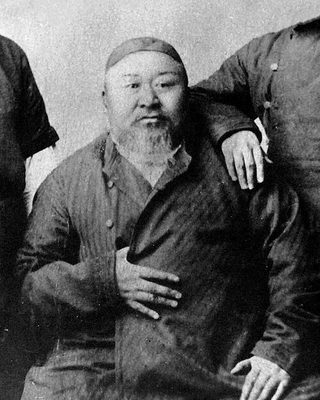
#> input picture assets/img/alash/abai.jpg, 320 x 400 px
$ python -i fetch_portraits.py   (imports and definitions only)
#> lines starting #> are read from the running program, lines starting #| are printed output that depends on the picture
#> further down, picture is the input picture: PIL image 320x400 RGB; min 0, max 255, mean 92
# © 2026 Sagid Mustafa. All Rights Reserved. Дербес авторлық бағдарлама (LICENSE-PROPRIETARY.md, COPYRIGHT.md).
# Harvard CS50 материалдары (олар осы файлда сақталмайды) CC BY-NC-SA 4.0 бойынша; үшінші тарап компоненттері өз лицензияларымен.
"""Алаш тұлғаларының портреттерін Wikimedia Commons-тан жүктейді (GitHub Actions-та іске қосылады).

Тек еркін лицензиялы суреттер алынады (Public domain, CC0, CC BY, CC BY-SA). Әр сурет үшін
авторы, лицензиясы және дерек көзі assets/data/portraits.js файлына жазылады.
Сурет бетті тауып (OpenCV), соның айналасынан 320×400 JPEG-ке кесіледі; маркалар мен ескерткіштер өткізілмейді.
"""
import io, json, re, sys, urllib.parse, urllib.request
from pathlib import Path
from PIL import Image

ROOT = Path(__file__).resolve().parent.parent
OUT = ROOT / "assets/img/alash"
UA = {"User-Agent": "CS50-kazakh-site/1.0 (https://github.com/Mustafa7677/CS50MUSS)"}
PEOPLE = [  # (сайттағы аты, файл атауы, ru / en мақаласы)
    ("Әлихан Бөкейхан", "bokeikhan", "Букейханов, Алихан Нурмухамедович", "Alikhan Bukeikhanov"),
    ("Ахмет Байтұрсынұлы", "baitursynuly", "Байтурсынов, Ахмет", "Akhmet Baitursynuly"),
    ("Міржақып Дулатұлы", "dulatuly", "Дулатов, Миржакип", "Mirjaqip Dulatuli"),
    ("Мағжан Жұмабаев", "zhumabayev", "Жумабаев, Магжан", "Magzhan Zhumabayev"),
    ("Жүсіпбек Аймауытұлы", "aimauytuly", "Аймауытов, Жусупбек", "Zhusupbek Aimauytov"),
    ("Сұлтанмахмұт Торайғыров", "toraighyrov", "Торайгыров, Султанмахмут", "Sultanmahmut Toraighyrov"),
    ("Ыбырай Алтынсарин", "altynsarin", "Алтынсарин, Ибрай", "Ibrai Altynsarin"),
    ("Абай Құнанбайұлы", "abai", "Абай Кунанбаев", "Abai Qunanbaiuly"),
    ("Мұхтар Әуезов", "auezov", "Ауэзов, Мухтар Омарханович", "Mukhtar Auezov"),
    ("Қадыр Мырза Әли", "myrzaali", "Мырзалиев, Кадыр", "Kadyr Myrza Ali"),
    ("Жұбан Молдағалиев", "moldagaliev", "Молдагалиев, Жубан", "Zhuban Moldagaliyev"),
    ("Әбу Насыр әл-Фараби", "farabi", "Аль-Фараби", "Al-Farabi"),
]
# Файл атауында тұлғаның аты болуы керек (мақаланың басты суретінен басқалары үшін)
TOKENS = {
    "bokeikhan": ["бөкейхан", "букейхан", "bukeikh", "bokeikh", "bukeyk", "bukeykh"],
    "baitursynuly": ["байтұрсын", "байтурсын", "baitursyn", "baytursyn"],
    "dulatuly": ["дулат", "dulat"],
    "zhumabayev": ["жұмабай", "жумабай", "zhumabai", "zhumabay", "jumabay", "magzhan", "мағжан", "магжан"],
    "aimauytuly": ["аймауыт", "аймаут", "aimauyt", "aimaut", "aymauyt"],
    "toraighyrov": ["торайғыр", "торайгыр", "toraig", "toraygir", "toraigyr"],
    "altynsarin": ["алтынсарин", "altynsarin", "altinsarin"],
    "abai": ["абай", "abai", "abay"],
    "auezov": ["әуезов", "ауэзов", "auezov", "auyezov", "awezov"],
    "myrzaali": ["мырза", "мырзалиев", "myrza", "myrzaliyev", "myrzaliev"],
    "moldagaliev": ["молдағали", "молдагали", "moldagali"],
    "farabi": ["фараби", "farabi", "alpharabius"],
}
# Портрет емес суреттер: марка, тиын, ескерткіш, мұражай т.б.
NOT_PORTRAIT = re.compile(r"stamp|марка|coin|монет|banknote|купюр|памятник|monument|statue|мүсін|grave|могил|зират|ескерткіш|mausoleum|мавзолей|кесене|museum|музей|мұражай|house|school|школ|мектеп|district|аудан|badge|знак|logo|book|кітап|жинағы|signature|подпись|autograph|\.svg$|\.pdf$|\.tif", re.I)
FREE = re.compile(r"public domain|^pd|cc0|cc[- ]by(-sa)?( |$|-)", re.I)


# [11 lines left out: function get, not called in this run]


def api(host, **params):
    params.update(format="json", formatversion="2")
    return json.loads(get(f"https://{host}/w/api.php?" + urllib.parse.urlencode(params)))


STAMP = re.compile(r"stamp|марка", re.I)


# [52 lines left out: functions candidates, image_info, not called in this run]


_cascade = None
def face_crop(img, scale=3.2):
    """Ең үлкен бетті тауып, 4:5 кадрды соның айналасынан қияды (бет жоғарғы үштен бірде)."""
#> called with scale = 3.2
    global _cascade
    import numpy as np, cv2
    if _cascade is None:
        _cascade = cv2.CascadeClassifier(cv2.data.haarcascades + "haarcascade_frontalface_default.xml")
    g = cv2.cvtColor(np.array(img), cv2.COLOR_RGB2GRAY)
    faces = _cascade.detectMultiScale(g, scaleFactor=1.1, minNeighbors=5, minSize=(40, 40))
#> faces = [[106, 51, 85, 85]]
    if not len(faces):
        return None
    W, H = img.size
#> W = 320; H = 400
    # Ең үлкен әрі ортаға жақын бет (топтық суретте басты кейіпкер әдетте ортада)
    x, y, fw, fh = max(faces, key=lambda f: f[2] * f[3] * (1.5 - abs((f[0] + f[2] / 2) / W - 0.5)))
#> x = 106; y = 51; fw = 85; fh = 85
    ch = min(H, int(fh * scale)); cw = int(ch * 0.8)
#> after `ch = min(H, int(fh * scale))`: ch = 272
#> after `cw = int(ch * 0.8)`: cw = 217
    if cw > W:
        cw = W; ch = int(cw / 0.8)
    cx, cy = x + fw / 2, y + fh / 2
#> cx = 148.5; cy = 93.5
    left = int(min(max(cx - cw / 2, 0), W - cw))
#> left = 40
    top = int(min(max(cy - ch * 0.4, 0), max(H - ch, 0)))
#> top = 0
    return img.crop((left, top, left + cw, top + ch))
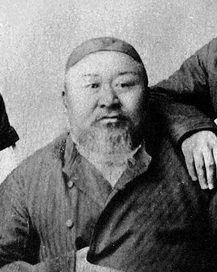
#> returned value: PIL image 217x272 RGB; min 0, max 254, mean 119.8


def strip(html):
    return re.sub(r"\s+", " ", re.sub(r"<[^>]+>", "", html or "")).strip()


# [47 lines left out: function main, not called in this run]


# [2 lines not run here, left out]

>>> from PIL import Image
>>> picture = Image.open('../assets/img/alash/abai.jpg')
>>> result = face_crop(picture)

$ run again, on assets/img/alash/baitursynuly.jpg
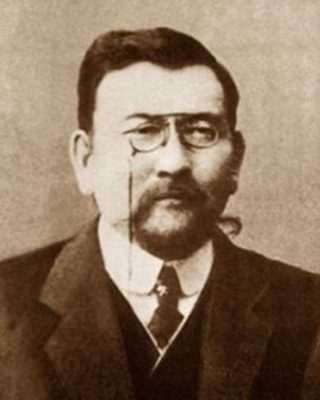
#> input picture assets/img/alash/baitursynuly.jpg, 320 x 400 px
#> picture is the input picture: PIL image 320x400 RGB; mean R, G, B 138.5, 116, 94.3
#> in face_crop, `g = cv2.cvtColor(np.array(img), cv2.COLOR_RGB2GRAY)`:
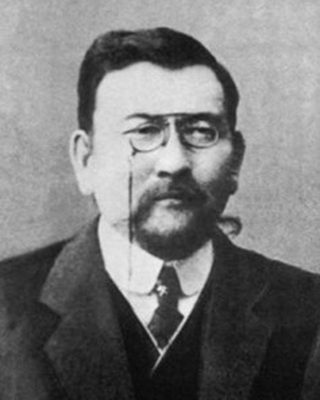
#> g: shape (400, 320); min 7, max 244, mean 120.3
#> faces = [[95, 70, 158, 158]]
#> x = 95; y = 70; fw = 158
#> ch = 400
#> cw = 320
#> cx = 174; cy = 149
#> left = 0

$ run again, on assets/img/alash/dulatuly.jpg
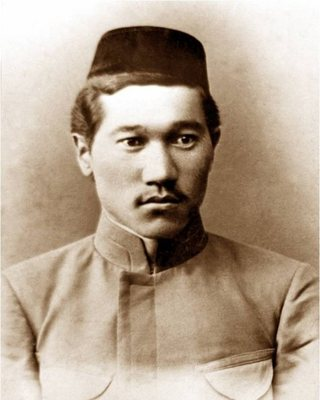
#> input picture assets/img/alash/dulatuly.jpg, 320 x 400 px
#> picture is the input picture: PIL image 320x400 RGB; mean R, G, B 181.1, 163.2, 144.3
#> in face_crop, `g = cv2.cvtColor(np.array(img), cv2.COLOR_RGB2GRAY)`:
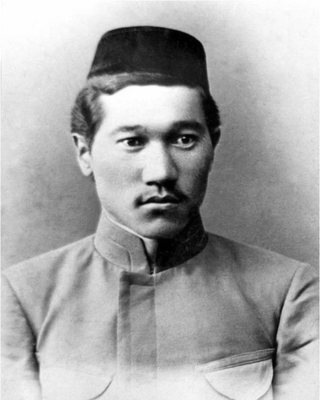
#> g: shape (400, 320); min 0, max 255, mean 166.4
#> faces = [[82, 81, 150, 150]]
#> x = 82; y = 81; fw = 150
#> ch = 400
#> cw = 320
#> cx = 157; cy = 156
#> left = 0
